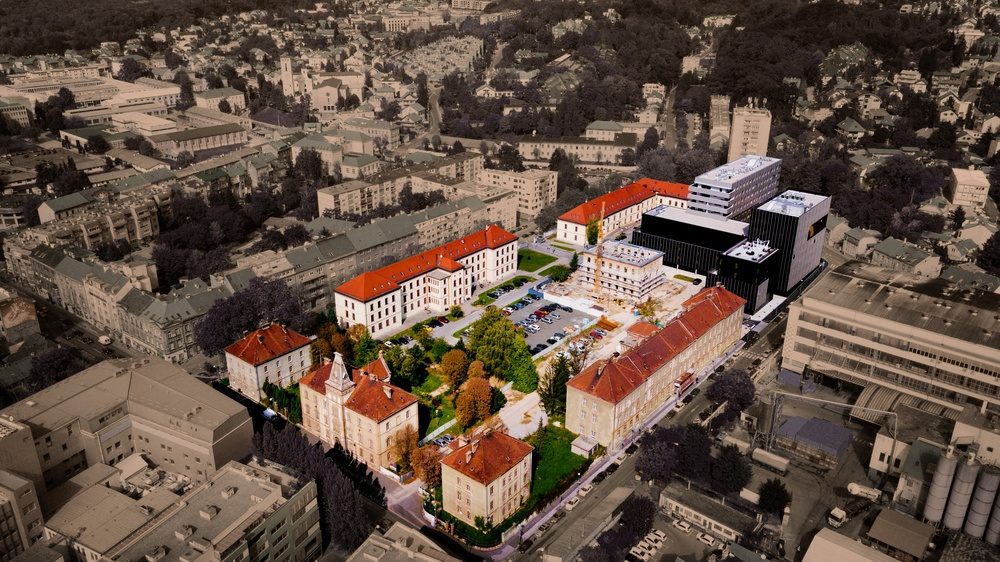
#> input picture Algebra_campus.jpg, 1000 x 562 px, shrunk from 3992 x 2242 before the run, found by its file name
$ python py_photo_02.py
#> lines starting #> are read from the running program, lines starting #| are printed output that depends on the picture
from PIL import Image

jpg_fotografija = Image.open('Algebra_campus.jpg')
#> jpg_fotografija is the input picture: PIL image 1000x562 RGB; mean R, G, B 100.1, 81.6, 68.5

print(jpg_fotografija.size) # (3992, 2242)
#| (1000, 562)

# Treba unijeti koordinate dviju tocaka - gornja lijevi o donja desno
# napravite crop fotografije tako da uzmete gornju tocku za cetvrtinu
#   desno i dolje te donju tocku za cetvrtinu gore i lijevo
left = jpg_fotografija.size[0] / 4
#> left = 250
upper = jpg_fotografija.size[1] / 4
#> upper = 140.5
right = jpg_fotografija.size[0] - (jpg_fotografija.size[0] / 4)
#> right = 750
lower = jpg_fotografija.size[1] - (jpg_fotografija.size[1] / 4)
#> lower = 421.5

box = (left, upper, right, lower)
#> box = (250, 140.5, 750, 421.5)

jpg_fotografija_cropped = jpg_fotografija.crop(box)
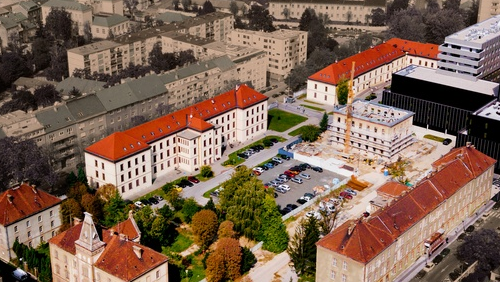
#> jpg_fotografija_cropped: PIL image 500x282 RGB; mean R, G, B 127.6, 101.2, 84
jpg_fotografija_cropped.save('jpg_fotografija_cropped.png', 'PNG')
